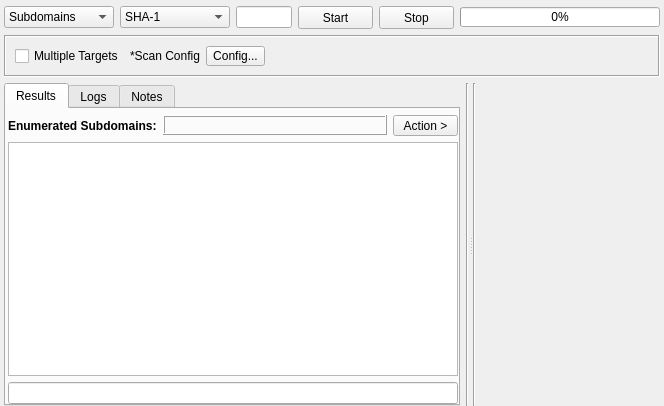
<?xml version="1.0" encoding="UTF-8"?>
<ui version="4.0">
 <class>Cert</class>
 <widget class="QWidget" name="Cert">
  <property name="geometry">
   <rect>
    <x>0</x>
    <y>0</y>
    <width>664</width>
    <height>406</height>
   </rect>
  </property>
  <property name="windowTitle">
   <string>Form</string>
  </property>
  <layout class="QVBoxLayout" name="verticalLayout_2">
   <property name="leftMargin">
    <number>4</number>
   </property>
   <property name="topMargin">
    <number>6</number>
   </property>
   <property name="rightMargin">
    <number>4</number>
   </property>
   <property name="bottomMargin">
    <number>0</number>
   </property>
   <item>
    <layout class="QHBoxLayout" name="horizontalLayout">
     <item>
      <widget class="QComboBox" name="comboBoxOutput">
       <property name="sizePolicy">
        <sizepolicy hsizetype="Fixed" vsizetype="Fixed">
         <horstretch>0</horstretch>
         <verstretch>0</verstretch>
        </sizepolicy>
       </property>
       <property name="minimumSize">
        <size>
         <width>110</width>
         <height>21</height>
        </size>
       </property>
       <property name="focusPolicy">
        <enum>Qt::NoFocus</enum>
       </property>
       <property name="styleSheet">
        <string notr="true"/>
       </property>
       <item>
        <property name="text">
         <string>Subdomains</string>
        </property>
       </item>
       <item>
        <property name="text">
         <string>Cert Fingerprints</string>
        </property>
       </item>
       <item>
        <property name="text">
         <string>Cert Info</string>
        </property>
       </item>
      </widget>
     </item>
     <item>
      <widget class="QComboBox" name="comboBoxOption">
       <property name="minimumSize">
        <size>
         <width>110</width>
         <height>21</height>
        </size>
       </property>
       <item>
        <property name="text">
         <string>SHA-1</string>
        </property>
       </item>
       <item>
        <property name="text">
         <string>SHA-256</string>
        </property>
       </item>
       <item>
        <property name="text">
         <string>Serial No:</string>
        </property>
       </item>
      </widget>
     </item>
     <item>
      <widget class="QLineEdit" name="lineEditTarget"/>
     </item>
     <item>
      <widget class="QPushButton" name="buttonStart">
       <property name="sizePolicy">
        <sizepolicy hsizetype="Fixed" vsizetype="Fixed">
         <horstretch>0</horstretch>
         <verstretch>0</verstretch>
        </sizepolicy>
       </property>
       <property name="minimumSize">
        <size>
         <width>75</width>
         <height>23</height>
        </size>
       </property>
       <property name="styleSheet">
        <string notr="true"/>
       </property>
       <property name="text">
        <string>Start</string>
       </property>
      </widget>
     </item>
     <item>
      <widget class="QPushButton" name="buttonStop">
       <property name="sizePolicy">
        <sizepolicy hsizetype="Fixed" vsizetype="Fixed">
         <horstretch>0</horstretch>
         <verstretch>0</verstretch>
        </sizepolicy>
       </property>
       <property name="minimumSize">
        <size>
         <width>75</width>
         <height>23</height>
        </size>
       </property>
       <property name="styleSheet">
        <string notr="true"/>
       </property>
       <property name="text">
        <string>Stop</string>
       </property>
      </widget>
     </item>
     <item>
      <widget class="QProgressBar" name="progressBar">
       <property name="minimumSize">
        <size>
         <width>200</width>
         <height>20</height>
        </size>
       </property>
       <property name="maximumSize">
        <size>
         <width>200</width>
         <height>20</height>
        </size>
       </property>
       <property name="styleSheet">
        <string notr="true"/>
       </property>
       <property name="value">
        <number>0</number>
       </property>
      </widget>
     </item>
    </layout>
   </item>
   <item>
    <widget class="QFrame" name="frame">
     <property name="sizePolicy">
      <sizepolicy hsizetype="Preferred" vsizetype="Preferred">
       <horstretch>0</horstretch>
       <verstretch>0</verstretch>
      </sizepolicy>
     </property>
     <property name="minimumSize">
      <size>
       <width>0</width>
       <height>42</height>
      </size>
     </property>
     <property name="maximumSize">
      <size>
       <width>16777215</width>
       <height>42</height>
      </size>
     </property>
     <property name="frameShape">
      <enum>QFrame::Box</enum>
     </property>
     <property name="frameShadow">
      <enum>QFrame::Sunken</enum>
     </property>
     <layout class="QHBoxLayout" name="horizontalLayout_2">
      <item>
       <widget class="QCheckBox" name="checkBoxMultipleTargets">
        <property name="text">
         <string>Multiple Targets</string>
        </property>
       </widget>
      </item>
      <item>
       <widget class="QLabel" name="label">
        <property name="text">
         <string>*Scan Config</string>
        </property>
       </widget>
      </item>
      <item>
       <widget class="QToolButton" name="buttonConfig">
        <property name="minimumSize">
         <size>
          <width>0</width>
          <height>20</height>
         </size>
        </property>
        <property name="maximumSize">
         <size>
          <width>16777215</width>
          <height>19</height>
         </size>
        </property>
        <property name="styleSheet">
         <string notr="true"/>
        </property>
        <property name="text">
         <string>Config...</string>
        </property>
       </widget>
      </item>
      <item>
       <spacer name="horizontalSpacer_6">
        <property name="orientation">
         <enum>Qt::Horizontal</enum>
        </property>
        <property name="sizeHint" stdset="0">
         <size>
          <width>397</width>
          <height>20</height>
         </size>
        </property>
       </spacer>
      </item>
     </layout>
    </widget>
   </item>
   <item>
    <widget class="QSplitter" name="splitter">
     <property name="orientation">
      <enum>Qt::Horizontal</enum>
     </property>
     <widget class="QWidget" name="layoutWidget">
      <layout class="QHBoxLayout" name="horizontalLayout_4">
       <item>
        <widget class="QTabWidget" name="tabWidgetResults">
         <property name="styleSheet">
          <string notr="true"/>
         </property>
         <property name="tabPosition">
          <enum>QTabWidget::North</enum>
         </property>
         <property name="currentIndex">
          <number>0</number>
         </property>
         <widget class="QWidget" name="tabResults">
          <attribute name="title">
           <string>Results</string>
          </attribute>
          <layout class="QVBoxLayout" name="verticalLayout">
           <property name="leftMargin">
            <number>2</number>
           </property>
           <property name="topMargin">
            <number>6</number>
           </property>
           <property name="rightMargin">
            <number>0</number>
           </property>
           <property name="bottomMargin">
            <number>0</number>
           </property>
           <item>
            <layout class="QHBoxLayout" name="horizontalLayout_18">
             <item>
              <widget class="QLabel" name="labelInfo">
               <property name="sizePolicy">
                <sizepolicy hsizetype="Maximum" vsizetype="Preferred">
                 <horstretch>0</horstretch>
                 <verstretch>0</verstretch>
                </sizepolicy>
               </property>
               <property name="font">
                <font>
                 <weight>75</weight>
                 <bold>true</bold>
                </font>
               </property>
               <property name="text">
                <string>Enumerated Subdomains:</string>
               </property>
              </widget>
             </item>
             <item>
              <widget class="QLabel" name="labelResultsCount">
               <property name="sizePolicy">
                <sizepolicy hsizetype="Preferred" vsizetype="Maximum">
                 <horstretch>0</horstretch>
                 <verstretch>0</verstretch>
                </sizepolicy>
               </property>
               <property name="minimumSize">
                <size>
                 <width>0</width>
                 <height>20</height>
                </size>
               </property>
               <property name="maximumSize">
                <size>
                 <width>16777215</width>
                 <height>20</height>
                </size>
               </property>
               <property name="font">
                <font>
                 <weight>75</weight>
                 <bold>true</bold>
                </font>
               </property>
               <property name="styleSheet">
                <string notr="true"/>
               </property>
               <property name="frameShape">
                <enum>QFrame::Box</enum>
               </property>
               <property name="frameShadow">
                <enum>QFrame::Raised</enum>
               </property>
               <property name="text">
                <string/>
               </property>
              </widget>
             </item>
             <item>
              <widget class="QToolButton" name="buttonAction">
               <property name="sizePolicy">
                <sizepolicy hsizetype="Fixed" vsizetype="Fixed">
                 <horstretch>0</horstretch>
                 <verstretch>0</verstretch>
                </sizepolicy>
               </property>
               <property name="minimumSize">
                <size>
                 <width>65</width>
                 <height>20</height>
                </size>
               </property>
               <property name="font">
                <font>
                 <weight>50</weight>
                 <bold>false</bold>
                </font>
               </property>
               <property name="styleSheet">
                <string notr="true"/>
               </property>
               <property name="text">
                <string>Action &gt;</string>
               </property>
              </widget>
             </item>
            </layout>
           </item>
           <item>
            <widget class="QTreeView" name="treeViewResults">
             <property name="font">
              <font>
               <family>MS Shell Dlg 2</family>
               <pointsize>8</pointsize>
              </font>
             </property>
             <property name="focusPolicy">
              <enum>Qt::NoFocus</enum>
             </property>
             <property name="contextMenuPolicy">
              <enum>Qt::CustomContextMenu</enum>
             </property>
             <property name="accessibleDescription">
              <string/>
             </property>
             <property name="styleSheet">
              <string notr="true"/>
             </property>
             <property name="editTriggers">
              <set>QAbstractItemView::NoEditTriggers</set>
             </property>
             <property name="showDropIndicator" stdset="0">
              <bool>false</bool>
             </property>
             <property name="dragDropOverwriteMode">
              <bool>false</bool>
             </property>
             <property name="selectionMode">
              <enum>QAbstractItemView::ExtendedSelection</enum>
             </property>
             <property name="verticalScrollMode">
              <enum>QAbstractItemView::ScrollPerPixel</enum>
             </property>
             <property name="horizontalScrollMode">
              <enum>QAbstractItemView::ScrollPerPixel</enum>
             </property>
             <property name="indentation">
              <number>0</number>
             </property>
             <property name="uniformRowHeights">
              <bool>true</bool>
             </property>
             <attribute name="headerVisible">
              <bool>false</bool>
             </attribute>
             <attribute name="headerCascadingSectionResizes">
              <bool>true</bool>
             </attribute>
             <attribute name="headerMinimumSectionSize">
              <number>200</number>
             </attribute>
             <attribute name="headerDefaultSectionSize">
              <number>200</number>
             </attribute>
             <attribute name="headerStretchLastSection">
              <bool>true</bool>
             </attribute>
            </widget>
           </item>
           <item>
            <layout class="QHBoxLayout" name="horizontalLayout_7">
             <item>
              <widget class="QLineEdit" name="lineEditFilter"/>
             </item>
            </layout>
           </item>
          </layout>
         </widget>
         <widget class="QWidget" name="tabLogs">
          <attribute name="title">
           <string>Logs</string>
          </attribute>
          <layout class="QVBoxLayout" name="verticalLayout_24">
           <property name="leftMargin">
            <number>0</number>
           </property>
           <property name="topMargin">
            <number>2</number>
           </property>
           <property name="rightMargin">
            <number>0</number>
           </property>
           <property name="bottomMargin">
            <number>0</number>
           </property>
           <item>
            <widget class="QPlainTextEdit" name="plainTextEditLogs">
             <property name="readOnly">
              <bool>true</bool>
             </property>
            </widget>
           </item>
          </layout>
         </widget>
         <widget class="QWidget" name="tabNotes">
          <attribute name="title">
           <string>Notes</string>
          </attribute>
          <layout class="QVBoxLayout" name="verticalLayout_3">
           <property name="leftMargin">
            <number>0</number>
           </property>
           <property name="topMargin">
            <number>2</number>
           </property>
           <property name="rightMargin">
            <number>0</number>
           </property>
           <property name="bottomMargin">
            <number>0</number>
           </property>
           <item>
            <widget class="QPlainTextEdit" name="plainTextEditNotes"/>
           </item>
          </layout>
         </widget>
        </widget>
       </item>
       <item>
        <widget class="Line" name="line_17">
         <property name="styleSheet">
          <string notr="true"/>
         </property>
         <property name="orientation">
          <enum>Qt::Vertical</enum>
         </property>
        </widget>
       </item>
      </layout>
     </widget>
     <widget class="QWidget" name="layoutWidget_2">
      <layout class="QHBoxLayout" name="horizontalLayout_6">
       <item>
        <widget class="Line" name="line_7">
         <property name="styleSheet">
          <string notr="true"/>
         </property>
         <property name="orientation">
          <enum>Qt::Vertical</enum>
         </property>
        </widget>
       </item>
       <item>
        <widget class="InputWidget" name="targets" native="true">
         <property name="minimumSize">
          <size>
           <width>100</width>
           <height>150</height>
          </size>
         </property>
        </widget>
       </item>
      </layout>
     </widget>
    </widget>
   </item>
  </layout>
 </widget>
 <customwidgets>
  <customwidget>
   <class>InputWidget</class>
   <extends>QWidget</extends>
   <header>src/widgets/InputWidget.h</header>
   <container>1</container>
  </customwidget>
 </customwidgets>
 <resources/>
 <connections/>
</ui>
